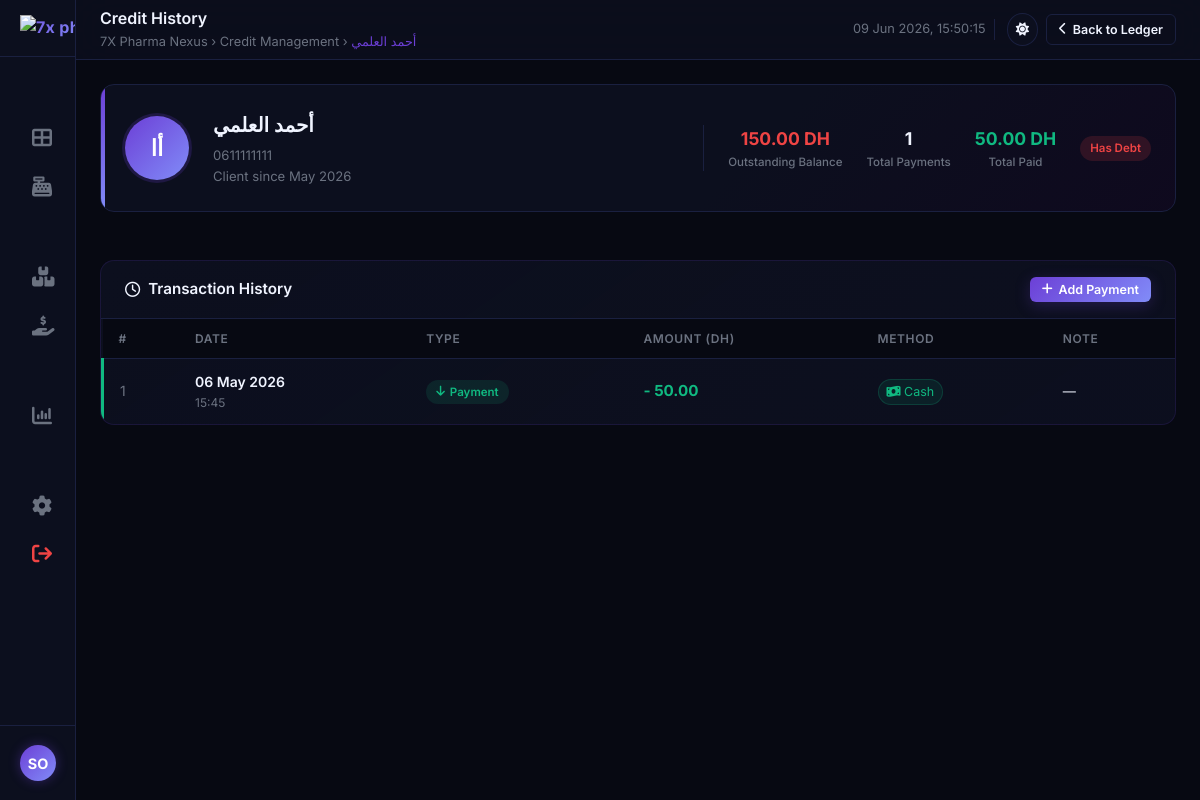
Screenshot of /public/credit/history/1 (signed in) with the database file from the repository.
### tables this page shows
CREATE TABLE `clients` (
  `id` int(11) NOT NULL,
  `name` varchar(100) NOT NULL,
  `phone` varchar(20) DEFAULT NULL,
  `credit_balance` decimal(12,2) DEFAULT 0.00,
  `created_at` timestamp NOT NULL DEFAULT current_timestamp()
);

CREATE TABLE `client_payments` (
  `id` bigint(20) NOT NULL,
  `type` enum('payment','debt') NOT NULL DEFAULT 'payment',
  `client_id` int(11) NOT NULL,
  `amount` decimal(12,2) NOT NULL,
  `payment_method` enum('cash','card','cheque','transfer','credit') NOT NULL DEFAULT 'cash',
  `note` text DEFAULT NULL,
  `user_id` int(11) NOT NULL,
  `payment_date` timestamp NOT NULL DEFAULT current_timestamp()
);

### app/controllers/CreditController.php (called while the page is built, shortened)
<?php
class CreditController extends Controller {
    public function history($id = null) {
        $clientModel = $this->model('Client');
        $client = $clientModel->getById($id);
        $transactions = $clientModel->getClientTransactions($id);
        $total_paid = 0;
        foreach ($transactions as $tx) {
            if (($tx['type'] ?? 'payment') === 'payment') {
                $total_paid += floatval($tx['amount']);
            }
        }
        $this->view('credit-history', [
            'client' => $client,
            'transactions' => $transactions,
            'total_paid' => $total_paid
        ]);
    }
}
?>

### app/core/Router.php (called while the page is built, shortened)
<?php
class Router {
    protected $method = 'index';
    public function __construct() {
        $url = $this->parseUrl();
        if (isset($url[0]) && file_exists(ROOT_DIR . '/app/controllers/' . ucfirst($url[0]) . 'Controller.php')) {
            unset($url[0]);
        }
        $this->controller = new $this->controller();
        if (isset($url[1])) {
            if (method_exists($this->controller, $url[1])) {
                $this->method = $url[1];
                unset($url[1]);
            }
        }
        $this->params = $url ? array_values($url) : [];
        call_user_func_array([$this->controller, $this->method], $this->params);
    }
    private function parseUrl() {
        if (isset($_GET['url'])) {
            $url = rtrim($_GET['url'], '/');
            $url = filter_var($url, FILTER_SANITIZE_URL);
            $url = explode('/', $url);
            return $url;
        }
        return [];
    }
}

### public/index.php (called while the page is built, shortened)
<?php
require_once ROOT_DIR . '/app/config/Database.php';
require_once ROOT_DIR . '/app/core/Model.php';
require_once ROOT_DIR . '/app/core/Controller.php';
require_once ROOT_DIR . '/app/core/Router.php';
$router = new Router();
?>

### app/config/Database.php (called while the page is built, shortened)
<?php
class Database {
    private $conn;
    public function __construct() {
        $host = '127.0.0.1';
        $port = '3307';
        $db_name = 'pharma_core';
        $username = 'root';
        $password = '';
        try {
            $dsn = "mysql:host={$host};port={$port};dbname={$db_name};charset=utf8mb4";
            $options = [
                PDO::ATTR_ERRMODE => PDO::ERRMODE_EXCEPTION,
                PDO::ATTR_DEFAULT_FETCH_MODE => PDO::FETCH_ASSOC,
                PDO::ATTR_EMULATE_PREPARES => false,
            ];
            $this->conn = new PDO($dsn, $username, $password, $options);
        } catch(PDOException $e) {
            $this->logError($e);
            $error_view = ROOT_DIR . '/views/components/db_error.php';
            if (file_exists($error_view)) {
                include $error_view;
            } else {
                header('HTTP/1.1 500 Internal Server Error');
                echo "Database Connection Error. Design file missing.";
            }
            exit();
        }
    }
    public function getConnection() {
        return $this->conn;
    }
}
?>

### app/core/Model.php (called while the page is built, shortened)
<?php
class Model {
    protected $db;
    protected $table;
    public function __construct() {
        require_once ROOT_DIR . '/app/config/Database.php';
        $database = new Database();
        $this->db = $database->getConnection();
    }
    protected function query($sql, $params = []) {
        $stmt = $this->db->prepare($sql);
        $stmt->execute($params);
        return $stmt;
    }
    public function getById($id) {
        $sql = "SELECT * FROM {$this->table} where id = ?";
        $stmt = $this->query($sql, [$id]);
        return $stmt->fetch(PDO::FETCH_ASSOC);
    }
}

### app/models/Client.php (called while the page is built, shortened)
<?php
class Client extends Model {
    public function getClientTransactions($clientId) {
        $sql = "SELECT * FROM client_payments WHERE client_id = ? ORDER BY payment_date DESC";
        $stmt = $this->query($sql, [$clientId]);
        if ($stmt) {
            return $stmt->fetchAll(PDO::FETCH_ASSOC);
        }
        return [];
    }
}

### views/pages/credit-history.php (the view, shortened to what this page needs)
<?php
$nameParts = explode(' ', $client['name']);
$initials = strtoupper(mb_substr($nameParts[0], 0, 1) . (isset($nameParts[1]) ? mb_substr($nameParts[1], 0, 1) : ''));
$balance = floatval($client['credit_balance']);
$statusClass = $balance > 0 ? 'badge-danger' : 'badge-success';
$statusText = $balance > 0 ? 'Has Debt' : 'Cleared';
?>
<!DOCTYPE html>
<html lang="en" data-theme="dark">
<head>
    <link rel="stylesheet" href="https://cdnjs.cloudflare.com/ajax/libs/font-awesome/6.5.2/css/all.min.css">
    <link rel="stylesheet" href="<?= BASE_URL ?>/assets/css/global.css">
    <link rel="stylesheet" href="<?= BASE_URL ?>/assets/css/dashboard.css">
    <link rel="stylesheet" href="<?= BASE_URL ?>/assets/css/credit.css">
    <link rel="stylesheet" href="<?= BASE_URL ?>/assets/css/credit-history.css">
</head>
<body>
    <div class="dashboard-layout">
        <aside class="sidebar" id="sidebar" aria-label="Main navigation">
            <div class="sidebar-brand">
                <img src="<?= BASE_URL ?>/assets/images/logo/7X-PHARMA-ICO.png" alt="7x pharma logo">
            </div>
            <nav class="sidebar-nav" aria-label="Sidebar navigation">
                <a href="<?= BASE_URL ?>/dashboard" class="nav-item" aria-current="page">
                    <i class="fa-solid fa-table-cells-large fa-fw"></i>
                </a>
                <a href="<?= BASE_URL ?>/pos" class="nav-item">
                    <i class="fa-solid fa-cash-register fa-fw"></i>
                </a>
                <a href="<?= BASE_URL ?>/inventory" class="nav-item">
                    <i class="fa-solid fa-boxes-stacked fa-fw"></i>
                </a>
                <a href="<?= BASE_URL ?>/credit" class="nav-item">
                    <i class="fa-solid fa-hand-holding-dollar fa-fw"></i>
                </a>
                <a href="<?= BASE_URL ?>/reports/sales" class="nav-item">
                    <i class="fa-solid fa-chart-column fa-fw"></i>
                </a>
                <a href="<?= BASE_URL ?>/settings" class="nav-item">
                    <i class="fa-solid fa-gear fa-fw"></i>
                </a>
                <a href="<?= BASE_URL ?>/auth/logout" class="nav-item" style="color: var(--color-danger);">
                    <i class="fa-solid fa-arrow-right-from-bracket fa-fw"></i>
                </a>
            </nav>
            <div class="sidebar-footer">
                <div class="sidebar-user">
                    <div class="user-avatar"><?= strtoupper(substr($_SESSION['name'] ?? 'AD', 0, 2)) ?></div>
                </div>
            </div>
        </aside>
        <div class="main-content">
            <header class="top-navbar">
                <div class="navbar-left">
                    <div>
                        <div class="page-title">Credit History</div>
                        <div class="breadcrumb">
                            7X Pharma Nexus &rsaquo;
                            <a href="<?= BASE_URL ?>/credit" style="color: inherit; text-decoration: none;">Credit Management</a> &rsaquo;
                            <span><?= htmlspecialchars($client['name']) ?></span>
                        </div>
                    </div>
                </div>
                <div class="navbar-right">
                    <span class="navbar-clock" id="navbar-clock"></span>
                    <button id="theme-toggle" class="btn-icon" aria-label="Toggle Theme">
                        <span id="theme-icon"></span>
                    </button>
                    <a href="<?= BASE_URL ?>/credit" class="btn btn-outline btn-sm">
                        <i class="fa-solid fa-chevron-left"></i> Back to Ledger
                    </a>
                </div>
            </header>
            <main class="page-body">
                <div class="ch-profile-card">
                    <div class="ch-profile-avatar"><?= $initials ?></div>
                    <div class="ch-profile-info">
                        <h1 class="ch-profile-name"><?= htmlspecialchars($client['name']) ?></h1>
                        <div class="ch-profile-meta"><?= htmlspecialchars($client['phone'] ?? 'No Phone') ?></div>
                        <div class="ch-profile-meta">Client since <?= date('M Y', strtotime($client['created_at'])) ?></div>
                    </div>
                    <div class="ch-profile-stats">
                        <div class="ch-profile-stat">
                            <div class="ch-stat-val <?= $balance > 0 ? 'danger' : 'success' ?>"><?= number_format($balance, 2) ?> DH</div>
                            <div class="ch-stat-lbl">Outstanding Balance</div>
                        </div>
                        <div class="ch-profile-stat">
                            <div class="ch-stat-val"><?= count($transactions) ?></div>
                            <div class="ch-stat-lbl">Total Payments</div>
                        </div>
                        <div class="ch-profile-stat">
                            <div class="ch-stat-val success"><?= number_format($total_paid, 2) ?> DH</div>
                            <div class="ch-stat-lbl">Total Paid</div>
                        </div>
                    </div>
                    <div class="ch-profile-badge">
                        <span class="badge <?= $statusClass ?>"><?= $statusText ?></span>
                    </div>
                </div>
                <div class="panel">
                    <div class="panel-header">
                        <h2 class="panel-title"><i class="fa-regular fa-clock"></i> Transaction History</h2>
                        <div class="panel-actions">
                            <button class="btn btn-primary btn-sm" id="btn-add-payment-history"><i class="fa-solid fa-plus"></i> Add Payment</button>
                        </div>
                    </div>
                    <div class="table-responsive">
                        <table class="data-table ch-history-table">
                            <thead>
                                <tr>
                                    <th>#</th>
                                    <th>Date</th>
                                    <th>Type</th>
                                    <th>Amount (DH)</th>
                                    <th>Method</th>
                                    <th>Note</th>
                                </tr>
                            </thead>
                            <tbody>
                                <?php if (empty($transactions)): ?>
                                    <tr>
                                        <td colspan="6" style="text-align: center; padding: 2rem; color: var(--color-text-secondary);">No payments recorded yet.</td>
                                    </tr>
                                <?php else: ?>
                                    <?php foreach ($transactions as $index => $tx): ?>
                                        <?php $isDebt = ($tx['type'] ?? 'payment') === 'debt'; ?>
                                        <tr class="<?= $isDebt ? 'row-debt' : 'row-payment' ?>">
                                            <td style="color:var(--color-text-secondary);"><?= $index + 1 ?></td>
                                            <td>
                                                <div class="tx-date"><?= date('d M Y', strtotime($tx['payment_date'])) ?></div>
                                                <div class="tx-time"><?= date('H:i', strtotime($tx['payment_date'])) ?></div>
                                            </td>
                                            <td>
                                                <?php if ($isDebt): ?>
                                                    <span class="tx-type-badge debt">
                                                        <i class="fa-solid fa-arrow-up"></i> Credit
                                                    </span>
                                                <?php else: ?>
                                                    <span class="tx-type-badge payment">
                                                        <i class="fa-solid fa-arrow-down"></i> Payment
                                                    </span>
                                                <?php endif; ?>
                                            </td>
                                            <td>
                                                <?php if ($isDebt): ?>
                                                    <span class="tx-amount debit">+ <?= number_format($tx['amount'], 2) ?></span>
                                                <?php else: ?>
                                                    <span class="tx-amount credit">- <?= number_format($tx['amount'], 2) ?></span>
                                                <?php endif; ?>
                                            </td>
                                            <td>
                                                <?php
                                                $method = strtolower($tx['payment_method'] ?? 'cash');
                                                $icon = 'fa-wallet';
                                                if ($method === 'cash') {
                                                    $icon = 'fa-money-bill-wave';
                                                } elseif ($method === 'card') {
                                                    $icon = 'fa-credit-card';
                                                } elseif ($method === 'cheque') {
                                                    $icon = 'fa-money-check-dollar';
                                                } elseif ($method === 'transfer') {
                                                    $icon = 'fa-building-columns';
                                                } elseif ($method === 'credit') {
                                                    $icon = 'fa-file-invoice-dollar';
                                                }
                                                ?>
                                                <span class="ch-method <?= $method ?>">
                                                    <i class="fa-solid <?= $icon ?>"></i>
                                                    <?= ucfirst($method) ?>
                                                </span>
                                            </td>
                                            <td class="tx-note"><?= htmlspecialchars($tx['note'] ?? '—') ?></td>
                                        </tr>
                                    <?php endforeach; ?>
                                <?php endif; ?>
                            </tbody>
                        </table>
                    </div>
                </div>
            </main>
        </div>
    </div>
</body>
</html>

### rows the page displays
clients: name "أحمد العلمي", name "أا", phone "0611111111", created_at "May 2026", credit_balance "150.00", credit_balance "Has Debt"
client_payments: payment_date "06 May 2026", payment_date "15:45", type "payment" (drawn), amount "50.00", payment_method "Cash", note "—"

### other values shown
substr($_SESSION['name'] ?? 'AD', 0, 2) "SO"
count($transactions) "1"
$total_paid "50.00"
